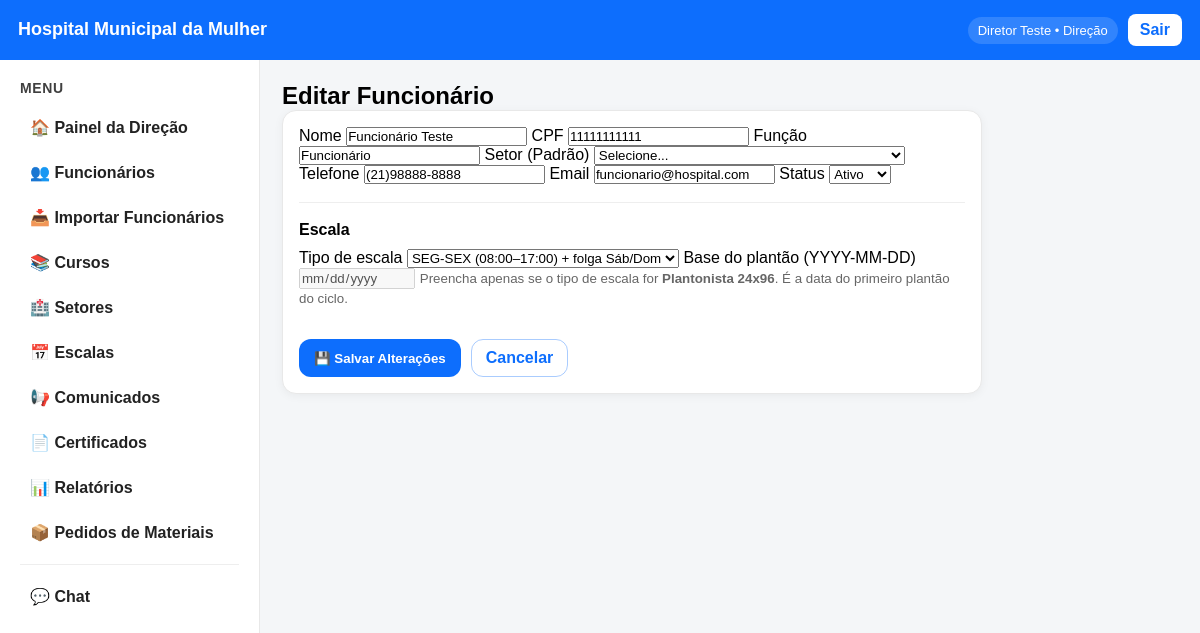
Screenshot of /admin/funcionario/2/editar (signed in) with the database file from the repository.
### models.py (models this page shows)
class Funcionario(db.Model):
    __tablename__ = "funcionario"
    id = db.Column(db.Integer, primary_key=True)
    nome = db.Column(db.String(120))
    cpf = db.Column(db.String(14), unique=True)
    senha = db.Column(db.String(50))
    funcao = db.Column(db.String(50))  # "Direção" / "Funcionário"
    status = db.Column(db.String(20))
    telefone = db.Column(db.String(20))
    email = db.Column(db.String(120))
    matricula = db.Column(db.String(30))
    setor = db.Column(db.String(80))
    cargo = db.Column(db.String(80))
    data_admissao = db.Column(db.String(20))
    nascimento = db.Column(db.String(20))
    turno = db.Column(db.String(20))
    tipo_vinculo = db.Column(db.String(30))
    carga_horaria = db.Column(db.String(20))
    observacoes = db.Column(db.Text)
    escala_tipo = db.Column(db.String(30), default="SEG_SEX")
    plantao_base = db.Column(db.String(10), nullable=True)
    escalas_itens = db.relationship("EscalaItem", backref="funcionario", lazy=True)

### app.py (the view, shortened to what this page needs)
@app.route("/admin/funcionario/<int:id>/editar", methods=["GET", "POST"])
@login_required
@direcao_required
def admin_editar_funcionario(id):
    funcionario = Funcionario.query.get_or_404(id)
    return render_template("admin/editar_funcionario.html", funcionario=funcionario)

### app.py (called while the page is built)
@app.context_processor
def inject_user():
    user = None
    if "user_id" in session:
        user = Funcionario.query.get(session["user_id"])
    return dict(user=user)

def login_required(view):
    @wraps(view)
    def wrapped_view(*args, **kwargs):
        if "user_id" not in session:
            return redirect(url_for("login"))
        return view(*args, **kwargs)
    return wrapped_view

def direcao_required(view):
    @wraps(view)
    def wrapped_view(*args, **kwargs):
        if session.get("funcao") != "Direção":
            return redirect(url_for("acesso_negado"))
        return view(*args, **kwargs)
    return wrapped_view

### templates/admin/editar_funcionario.html (shortened to what this page needs)
{% extends "base.html" %}
{% block content %}
<h2>Editar Funcionário</h2>
<div class="card" style="max-width:700px;">
<form method="POST" class="form-grid">
    <label>Nome</label>
    <input type="text" name="nome" value="{{ funcionario.nome }}" required>
    <label>CPF</label>
    <input type="text" name="cpf" value="{{ funcionario.cpf }}" required>
    <label>Função</label>
    <input type="text" name="funcao" value="{{ funcionario.funcao }}" required>
    <label>Setor (Padrão)</label>
    <select name="setor" required>
        <option value="" disabled {% if not funcionario.setor %}selected{% endif %}>Selecione...</option>
    </select>
    <label>Telefone</label>
    <input type="text" name="telefone" value="{{ funcionario.telefone }}">
    <label>Email</label>
    <input type="email" name="email" value="{{ funcionario.email }}">
    <label>Status</label>
    <select name="status">
        <option value="Ativo" {% if funcionario.status == "Ativo" %}selected{% endif %}>Ativo</option>
    </select>
    <hr style="margin:18px 0; border:none; border-top:1px solid #eee;">
    <h3 style="margin:0 0 10px 0;">Escala</h3>
    <label>Tipo de escala</label>
    <select name="escala_tipo" required>
        <option value="SEG_SEX" {% if (funcionario.escala_tipo or "SEG_SEX") == "SEG_SEX" %}selected{% endif %}>
            SEG-SEX (08:00–17:00) + folga Sáb/Dom
        </option>
    </select>
    <label>Base do plantão (YYYY-MM-DD)</label>
    <input
        type="date"
        name="plantao_base"
        value="{{ funcionario.plantao_base or '' }}"
        placeholder="YYYY-MM-DD"
    >
    <small style="grid-column: 1 / -1; color:#666; margin-top:-6px;">
        Preencha apenas se o tipo de escala for <b>Plantonista 24x96</b>. É a data do primeiro plantão do ciclo.
    </small>
    <div style="margin-top:20px; display:flex; gap:10px;">
        <button type="submit" class="btn-outline" style="background:#0d6efd; color:white;">
            💾 Salvar Alterações
        </button>
        <a href="/admin/funcionario/{{ funcionario.id }}" class="btn-outline">
            Cancelar
        </a>
    </div>
</form>
</div>
{% endblock %}

### templates/base.html (shortened to what this page needs)
<!DOCTYPE html>
<html lang="pt-br">
<head>
    <link rel="stylesheet" href="{{ url_for('static', filename='style.css') }}">
</head>
<body>
<header class="topbar">
    <div class="topbar-left">
        <div class="brand">Hospital Municipal da Mulher</div>
    </div>
    <div class="topbar-right">
        {% if user %}
            <span class="user-pill">
                {{ user.nome }} • {{ user.funcao }}
            </span>
            <a class="btn-top" href="/logout">Sair</a>
        {% endif %}
    </div>
</header>
<div class="app-shell">
<aside class="sidebar-menu">
<div class="sidebar-title">Menu</div>
{% if user %}
{% if user.funcao == "Direção" %}
<a class="nav-item {% if request.path == '/admin' %}active{% endif %}"
   href="/admin">🏠 Painel da Direção</a>
<a class="nav-item {% if request.path.startswith('/admin/funcionarios') %}active{% endif %}"
   href="/admin/funcionarios">👥 Funcionários</a>
<a class="nav-item {% if request.path.startswith('/admin/importar-funcionarios') %}active{% endif %}"
   href="/admin/importar-funcionarios">📥 Importar Funcionários</a>
<a class="nav-item {% if request.path.startswith('/admin/cursos') %}active{% endif %}"
   href="/admin/cursos">📚 Cursos</a>
<a class="nav-item {% if request.path.startswith('/admin/setores') %}active{% endif %}"
   href="/admin/setores">🏥 Setores</a>
<a class="nav-item {% if request.path.startswith('/admin/escalas') %}active{% endif %}"
   href="/admin/escalas">📅 Escalas</a>
<a class="nav-item {% if request.path.startswith('/admin/comunicados') %}active{% endif %}"
   href="/admin/comunicados">📢 Comunicados</a>
<a class="nav-item {% if request.path.startswith('/admin/certificados') %}active{% endif %}"
   href="/admin/certificados">📄 Certificados</a>
<a class="nav-item {% if request.path.startswith('/admin/relatorios') %}active{% endif %}"
   href="/admin/relatorios">📊 Relatórios</a>
<a class="nav-item {% if request.path.startswith('/admin/pedidos-materiais') %}active{% endif %}"
   href="/admin/pedidos-materiais">📦 Pedidos de Materiais</a>
<div class="nav-divider"></div>
<a class="nav-item {% if request.path.startswith('/chat') %}active{% endif %}"
   href="/chat">💬 Chat</a>
{% endif %}
{% else %}
<a class="nav-item" href="/login">🔐 Login</a>
{% endif %}
</aside>
<main class="main-content">
{% block content %}{% endblock %}
</main>
</div>
</body>
</html>

### static/style.css (style rules this page uses)
* { margin: 0; padding: 0; box-sizing: border-box; font-family: Arial, Helvetica, sans-serif; }
.topbar { background: #0d6efd; color: white; padding: 15px; }
.topbar { background:#0d6efd; color:#fff; padding:14px 18px; display:flex; align-items:center; justify-content:space-between; }
.topbar-left .brand { font-size:18px; font-weight:700; }
.topbar-right { display:flex; gap:10px; align-items:center; }
.user-pill { background:rgba(255,255,255,.15); padding:6px 10px; border-radius:999px; font-size:13px; }
.btn-top { background:#fff; color:#0d6efd; padding:7px 12px; border-radius:8px; text-decoration:none; font-weight:700; }
.app-shell { display:flex; min-height:calc(100vh - 56px); background:#f4f6f8; }
.sidebar-menu { width:260px; background:#fff; border-right:1px solid #e6e6e6; padding:14px; }
.sidebar-title { font-weight:700; margin-bottom:10px; color:#111; }
.nav-item { display:block; padding:10px 10px; border-radius:10px; color:#222; text-decoration:none; margin-bottom:6px; }
.nav-divider { height:1px; background:#eee; margin:10px 0; }
.main-content { flex:1; padding:22px; }
.card { background:#fff; border:1px solid #e6e6e6; border-radius:12px; padding:16px; box-shadow:0 2px 8px rgba(0,0,0,.05); }
.btn-outline { display:inline-block; margin-top:10px; padding:8px 12px; border:1px solid #0d6efd; color:#0d6efd; border-radius:10px; text-decoration:none; font-weight:700; }
.sidebar-menu { width:260px; background:#fff; border-right:1px solid #e8e8e8; padding:14px 12px; }
.sidebar-title { font-weight:800; margin:6px 8px 12px; color:#111; font-size:14px; text-transform:uppercase; letter-spacing:.6px; opacity:.8; }
.nav-item { display:flex; align-items:center; gap:10px; padding:10px 12px; border-radius:12px; color:#222; text-decoration:none; margin:6px 6px; font-weight:600; }
.nav-divider { height:1px; background:#eee; margin:12px 8px; }
.card { background:#fff; border:1px solid #e8e8e8; border-radius:14px; padding:16px; box-shadow:0 2px 10px rgba(0,0,0,.05); }
.card h3 { margin:0 0 8px; font-size:16px; }
.btn-outline { display:inline-block; margin-top:12px; padding:9px 14px; border-radius:12px; border:1px solid rgba(13,110,253,.35); color:#0d6efd; font-weight:800; text-decoration:none; }
.btn-outline { transition:.2s ease; }

### rows the page displays
Funcionario: nome "Diretor Teste", funcao "Direção"
Funcionario: nome "Funcionário Teste", cpf "11111111111", funcao "Funcionário", setor "Selecione...", telefone "(21)98888-8888", email "funcionario@hospital.com", status "Ativo", escala_tipo "SEG-SEX (08:00–17:00) + folga Sáb/Dom"
